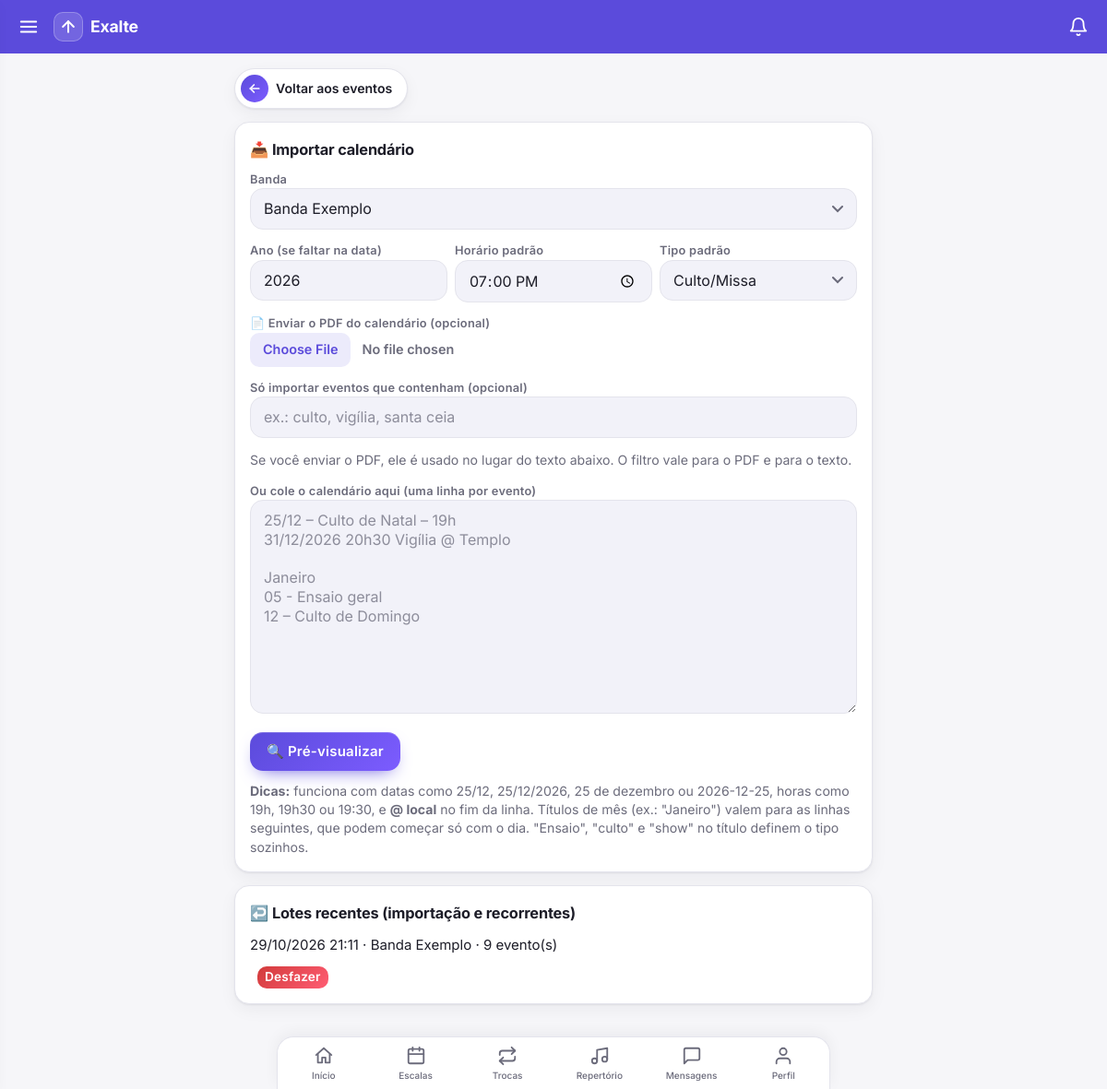
The page /eventos/importar/ (signed in) on the database its author committed.
### core/models.py (models this page shows)
class ImportacaoEventos(models.Model):
    banda = models.ForeignKey(Banda, on_delete=models.CASCADE, related_name="importacoes")
    autor = models.ForeignKey(settings.AUTH_USER_MODEL, null=True, on_delete=models.SET_NULL)
    criado = models.DateTimeField(auto_now_add=True)

class Banda(models.Model):
    nome = models.CharField(max_length=100)
    descricao = models.TextField(blank=True)
    foto_em = models.DateTimeField(null=True, blank=True)
    def __str__(self):
        return self.nome

### core/views.py (the view, shortened to what this page needs)
# urls.py: path("eventos/importar/", v.importar_eventos, name="importar_eventos"),
@login_required
def importar_eventos(request):
    if not _eh_lider(request.user):
        return redirect("home")
    bandas = bandas_do_lider(request.user)
    ano_atual = timezone.localdate().year
    ctx = dict(bandas=bandas, tipos=Evento.TIPOS, ano=ano_atual, hora="19:00", tipo="culto", texto="",
               importacoes=(ImportacaoEventos.objects.filter(banda__in=bandas).select_related("banda")
                            .annotate(n=Count("eventos")).order_by("-criado")[:10]))
    if request.method != "POST":
        return render(request, "importar.html", ctx)

### core/forms.py (called while the page is built)
def bandas_do_lider(user):
    return Banda.objects.filter(membros__user=user, membros__papel="lider")

### core/leitura.py (called while the page is built)
def contagens(user):
    bandas = list(Membro.objects.filter(user=user).values_list("banda_id", flat=True))
    if not bandas:
        return {}
    marcas = dict(LeituraMensagens.objects.filter(user=user, banda_id__in=bandas).values_list("banda_id", "ate"))
    agora = timezone.now()
    novas = [LeituraMensagens(user=user, banda_id=b, ate=agora) for b in bandas if b not in marcas]
    if novas:
        LeituraMensagens.objects.bulk_create(novas, ignore_conflicts=True)
        marcas.update({n.banda_id: agora for n in novas})
    return {b: Mensagem.objects.filter(banda_id=b, criado__gt=marcas[b]).exclude(autor=user).count() for b in bandas}

### core/templatetags/menu.py (called while the page is built)
@register.simple_tag(takes_context=True)
def usuario_eh_lider(context):
    u = context["request"].user
    return u.is_authenticated and Membro.objects.filter(user=u, papel="lider").exists()

@register.simple_tag(takes_context=True)
def nao_lidas(context):
    request = context.get("request")
    if request is None or not request.user.is_authenticated:
        return 0
    if not hasattr(request, "_nao_lidas"):
        from core.leitura import contagens
        request._nao_lidas = sum(contagens(request.user).values())
    return request._nao_lidas

### core/views.py (called while the page is built)
def _eh_lider(user):
    return Membro.objects.filter(user=user, papel="lider").exists()

### core/templates/importar.html (shortened to what this page needs)
{% extends "base.html" %}{% block content %}
<a class="voltar" href="{% url 'eventos' %}"><span class="seta"><svg class="ic"><use href="#i-back"/></svg></span>Voltar aos eventos</a>
{% if linhas %}
<div class="card fm"><h2>👀 Confira antes de importar</h2>
<p class="mut">Banda: <b>{{ banda.nome }}</b>. Corrija o que precisar e desmarque o que não quer importar. Itens com ⚠️ já existem ou têm problema e vêm desmarcados. Mostrando {{ mostradas }} de {{ lidas }} linha(s) lidas.</p>
<p><button type="button" class="sec" onclick="document.querySelectorAll('.lin input[type=checkbox]').forEach(c=>c.checked=true)">Marcar todos</button> <button type="button" class="sec" onclick="document.querySelectorAll('.lin input[type=checkbox]').forEach(c=>c.checked=false)">Desmarcar todos</button></p>
<form method="post" id="form-conf">{% csrf_token %}<input type="hidden" name="acao" value="confirmar"><input type="hidden" name="banda" value="{{ banda.pk }}"><input type="hidden" name="total" value="{{ total }}">
{% for l in linhas %}<div class="lin"><label><input type="checkbox" name="ok_{{ l.i }}" {% if l.marcado %}checked{% endif %}>
{% if l.erro %}<span class="tag recusado">⚠️ {{ l.erro }}</span>{% elif l.dup %}<span class="tag">⚠️ Já existe</span>{% else %}<span class="tag confirmado">OK</span>{% endif %}
<span class="mut">{{ l.linha }}</span></label>
<div class="g"><input name="titulo_{{ l.i }}" value="{{ l.titulo }}" placeholder="Título">
<input type="datetime-local" name="quando_{{ l.i }}" value="{{ l.quando }}">
<select name="tipo_{{ l.i }}">{% for v, n in tipos %}<option value="{{ v }}" {% if v == l.tipo %}selected{% endif %}>{{ n }}</option>{% endfor %}</select>
<input name="local_{{ l.i }}" value="{{ l.local }}" placeholder="Local"></div></div>{% endfor %}
<p style="margin-top:12px"><button>✅ Importar selecionados</button> <a href="{% url 'importar_eventos' %}">Cancelar</a></p></form></div>
<script>document.getElementById("form-conf").addEventListener("submit",function(){document.querySelectorAll(".lin").forEach(function(l){var c=l.querySelector("input[type=checkbox]");if(c&&!c.checked)l.querySelectorAll("input:not([type=checkbox]),select").forEach(function(i){i.disabled=true})})});</script>
{% else %}
<div class="card fm"><h2>📥 Importar calendário</h2>
<form method="post" enctype="multipart/form-data">{% csrf_token %}<input type="hidden" name="acao" value="previa">
<p><label>Banda<br><select name="banda">{% for b in bandas %}<option value="{{ b.pk }}">{{ b.nome }}</option>{% endfor %}</select></label></p>
<div style="display:grid;grid-template-columns:repeat(auto-fit,minmax(130px,1fr));gap:8px">
<p><label>Ano (se faltar na data)<br><input type="number" name="ano" value="{{ ano }}"></label></p>
<p><label>Horário padrão<br><input type="time" name="hora" value="{{ hora }}"></label></p>
<p><label>Tipo padrão<br><select name="tipo">{% for v, n in tipos %}<option value="{{ v }}" {% if v == tipo %}selected{% endif %}>{{ n }}</option>{% endfor %}</select></label></p></div>
<p><label>📄 Enviar o PDF do calendário (opcional)<br><input type="file" name="pdf" accept="application/pdf,.pdf"></label></p>
<p><label>Só importar eventos que contenham (opcional)<br><input name="filtro" placeholder="ex.: culto, vigília, santa ceia"></label></p>
<p class="mut">Se você enviar o PDF, ele é usado no lugar do texto abaixo. O filtro vale para o PDF e para o texto.</p>
<p><label>Ou cole o calendário aqui (uma linha por evento)<br>
<textarea name="texto" rows="10" placeholder="25/12 – Culto de Natal – 19h&#10;31/12/2026 20h30 Vigília @ Templo&#10;&#10;Janeiro&#10;05 - Ensaio geral&#10;12 – Culto de Domingo">{{ texto }}</textarea></label></p>
<button>🔍 Pré-visualizar</button></form>
<p class="mut" style="margin-top:12px"><b>Dicas:</b> funciona com datas como 25/12, 25/12/2026, 25 de dezembro ou 2026-12-25, horas como 19h, 19h30 ou 19:30, e <b>@ local</b> no fim da linha.
Títulos de mês (ex.: "Janeiro") valem para as linhas seguintes, que podem começar só com o dia. "Ensaio", "culto" e "show" no título definem o tipo sozinhos.</p></div>
{% if importacoes %}<div class="card"><h2>↩️ Lotes recentes (importação e recorrentes)</h2>
{% for i in importacoes %}<p>{{ i.criado|date:"d/m/Y H:i" }} · {{ i.banda }} · {{ i.n }} evento(s)
<form class="inl" method="post" action="{% url 'importacao_desfazer' i.pk %}" onsubmit="return confirm('Desfazer? Os {{ i.n }} eventos desta importação serão apagados, junto com escalas e setlists deles.')">{% csrf_token %}<button class="no">Desfazer</button></form></p>{% endfor %}</div>{% endif %}
{% endif %}
{% endblock %}

### core/templates/base.html (style rules this page uses)
:root { --bg:#f6f6f9;--card:#fff;--tx:#1d1d28;--mut:#6b6b7b;--pri:#5b4bdb;--pri-soft:#ecebfb;--ok:#1a9d5a;--no:#d23b3b;--bd:#e4e4ec;--sh:0 1px 2px #1d1d2812,0 6px 18px #1d1d280d;--pri2:#7c5cff;--field:#f2f2f9;--glow:#5b4bdb40 }
* { box-sizing:border-box;-webkit-tap-highlight-color:transparent }
html { scroll-padding-top:70px }
body { margin:0;font-family:Inter,system-ui,-apple-system,"Segoe UI",Roboto,sans-serif;background:var(--bg);color:var(--tx);line-height:1.45;font-size:15px; padding-bottom:calc(76px + env(safe-area-inset-bottom,0px)) }
a { color:var(--pri);text-decoration:none }
svg.ic { width:22px;height:22px;fill:none;stroke:currentColor;stroke-width:2;stroke-linecap:round;stroke-linejoin:round;flex:none }
h2 { margin:.1em 0 .7em;font-size:1.02rem;font-weight:700;letter-spacing:-.01em }
.card { background:var(--card);border-radius:16px;padding:16px;margin:0;box-shadow:var(--sh);border:1px solid var(--bd) }
.mut { color:var(--mut);font-size:.88rem }
p { margin:.4em 0 }
button,.btn { font:inherit;font-weight:600;letter-spacing:.015em;min-height:42px;padding:9px 18px;border-radius:14px;border:0;color:#fff;cursor:pointer; background:linear-gradient(135deg,var(--pri),var(--pri2));box-shadow:0 8px 20px -10px var(--pri),inset 0 1px 0 #ffffff30;transition:transform .12s,box-shadow .2s,filter .2s }
button.no { background:linear-gradient(135deg,#d23b3b,#ff5d73);box-shadow:0 8px 20px -10px var(--no),inset 0 1px 0 #ffffff30 }
.inl button { min-height:0;padding:4px 11px;font-size:.85rem;border-radius:10px;box-shadow:none }
input:not([type=checkbox]):not([type=radio]):not([type=file]),select,textarea { font-family:inherit;font-size:16px;font-weight:400;letter-spacing:0;line-height:1.3;padding:11px 14px;border-radius:14px;border:1.5px solid var(--bd);background:var(--field);color:var(--tx);max-width:100%;transition:border-color .15s,box-shadow .2s,background .15s }
input::placeholder,textarea::placeholder { color:var(--mut);opacity:.75 }
input[type=file] { font:inherit;font-size:.9rem;color:var(--mut);max-width:100% }
select { appearance:none;-webkit-appearance:none;padding-right:38px;background-repeat:no-repeat;background-position:right 14px center }
.fm p { margin:0 0 14px }
.fm label { font-size:.8rem;font-weight:600;color:var(--mut);letter-spacing:.02em }
.fm input:not([type=checkbox]):not([type=radio]):not([type=file]),.fm select,.fm textarea { width:100% }
a.voltar { display:inline-flex;align-items:center;gap:8px;padding:6px 16px 6px 6px;margin:0;border-radius:99px;background:var(--card);border:1px solid var(--bd);box-shadow:var(--sh);color:var(--tx);font-weight:600;font-size:.88rem;transition:transform .12s,box-shadow .2s }
a.voltar .seta { width:30px;height:30px;border-radius:50%;display:grid;place-items:center;color:#fff;background:linear-gradient(135deg,var(--pri),var(--pri2)) }
a.voltar .seta svg { width:16px;height:16px;stroke-width:2.6 }
main>* { margin-top:0;margin-bottom:0 }
main>a { align-self:flex-start }
.card p { margin:0 0 .85em }
.card p:last-child { margin-bottom:0 }
.fm p:last-child { margin-bottom:0 }
.fm label { display:block }

### core/templates/importar.html (style rules this page uses)
.inl { display:inline;margin:0 0 0 8px }
.inl button { padding:2px 8px }

### rows shown on the page
ImportacaoEventos: criado "29/10/2026 21:11", banda "Banda Exemplo", n "9"

### other values the page prints
form field banda "Banda Exemplo"
form field tipo "Culto/Missa"
